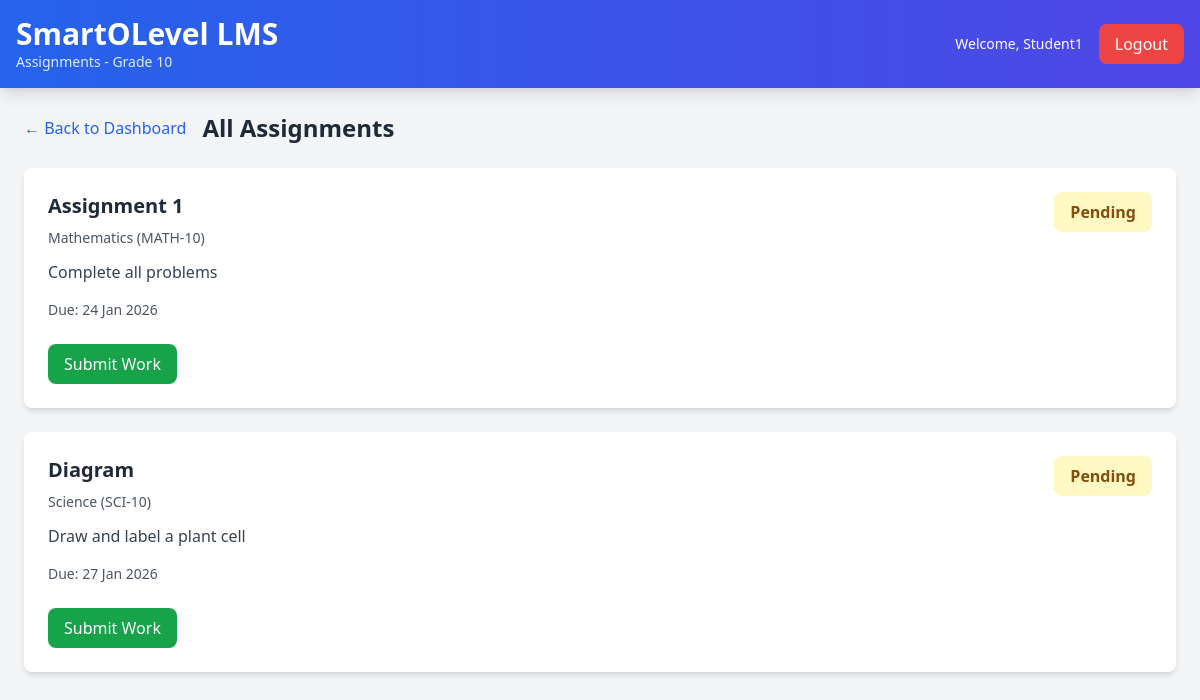
The app's page /student_all_assignments.php (signed in) with its own data.
### tables this page shows
CREATE TABLE assignments (
    assignment_id INT AUTO_INCREMENT PRIMARY KEY,
    subject_id INT NOT NULL,
    teacher_id INT NOT NULL,
    assignment_title VARCHAR(255) NOT NULL,
    description TEXT NULL,
    instructions TEXT NULL,
    file_path VARCHAR(255) NULL,
    total_marks INT NOT NULL,
    due_date DATETIME NOT NULL,
    created_at TIMESTAMP DEFAULT CURRENT_TIMESTAMP,
    is_active BOOLEAN DEFAULT TRUE,
    allow_late_submission BOOLEAN DEFAULT FALSE,
    FOREIGN KEY (subject_id) REFERENCES subjects(subject_id) ON DELETE CASCADE,
    FOREIGN KEY (teacher_id) REFERENCES users(user_id) ON DELETE CASCADE
);

CREATE TABLE subjects (
    subject_id INT AUTO_INCREMENT PRIMARY KEY,
    subject_name VARCHAR(255) NOT NULL,
    subject_code VARCHAR(20) NOT NULL UNIQUE,
    grade_level ENUM('10','11') NOT NULL,
    subject_category ENUM('Language', 'Mathematics', 'Science', 'Social Studies', 'Religion', 'Other') NOT NULL,
    description TEXT NULL,
    is_active BOOLEAN DEFAULT TRUE,
    created_at TIMESTAMP DEFAULT CURRENT_TIMESTAMP
);

### config.php (called while the page is built, shortened)
<?php
function formatDate($date) {
    return date('d M Y', strtotime($date));
}
?>

### student_all_assignments.php (the view, shortened to what this page needs)
<?php
require_once 'config.php';
$student_id = $_SESSION['user_id'];
$student_name = $_SESSION['full_name'];
$grade = $_SESSION['grade'] ?? '10';
$query = "SELECT a.assignment_id, a.assignment_title, a.description, a.file_path, a.due_date, a.total_marks,
                 s.subject_name, s.subject_code,
                 asub.submission_id, asub.submitted_at
          FROM assignments a
          INNER JOIN subjects s ON a.subject_id = s.subject_id
          INNER JOIN student_subjects ss ON s.subject_id = ss.subject_id
          LEFT JOIN assignment_submissions asub ON a.assignment_id = asub.assignment_id AND asub.student_id = ?
          WHERE ss.student_id = ? AND a.is_active = 1 AND s.grade_level = ?
          ORDER BY a.due_date ASC";
$stmt = $conn->prepare($query);
$stmt->bind_param("iis", $student_id, $student_id, $grade);
$stmt->execute();
$assignments = $stmt->get_result();
?>
<!DOCTYPE html>
<html lang="en">
<head>
    <script src="https://cdn.tailwindcss.com"></script>
</head>
<body class="bg-gray-100 min-h-screen">
    <header class="bg-gradient-to-r from-blue-600 to-indigo-600 text-white p-4 shadow-lg">
        <div class="max-w-7xl mx-auto flex justify-between items-center">
            <div>
                <h1 class="text-3xl font-bold">SmartOLevel LMS</h1>
                <p class="text-sm text-blue-100">Assignments - Grade <?php echo htmlspecialchars($grade); ?></p>
            </div>
            <div class="flex items-center gap-4">
                <span class="text-sm">Welcome, <?php echo htmlspecialchars($student_name); ?></span>
                <a href="logout.php" class="px-4 py-2 bg-red-500 text-white rounded-lg hover:bg-red-600 transition">Logout</a>
            </div>
        </div>
    </header>
    <div class="max-w-7xl mx-auto p-6">
        <div class="flex items-center mb-6">
            <a href="student_dashboard.php" class="text-blue-600 hover:underline mr-4">← Back to Dashboard</a>
            <h2 class="text-2xl font-bold text-gray-800">All Assignments</h2>
        </div>
        <?php if ($assignments->num_rows > 0): ?>
            <div class="space-y-6">
                <?php while ($assign = $assignments->fetch_assoc()):
                    $is_submitted = !empty($assign['submission_id']);
                    $is_overdue = strtotime($assign['due_date']) < time() && !$is_submitted;
                ?>
                    <div class="bg-white rounded-lg shadow-md p-6 <?php echo $is_overdue ? 'border-l-4 border-red-500' : ''; ?>">
                        <div class="flex justify-between items-start">
                            <div class="flex-1">
                                <h3 class="font-bold text-xl text-gray-800 mb-2"><?php echo htmlspecialchars($assign['assignment_title']); ?></h3>
                                <p class="text-sm text-gray-600 mb-3">
                                    <?php echo htmlspecialchars($assign['subject_name']); ?> (<?php echo htmlspecialchars($assign['subject_code']); ?>)
                                </p>
                                <?php if ($assign['description']): ?>
                                    <p class="text-gray-700 mb-4"><?php echo nl2br(htmlspecialchars($assign['description'])); ?></p>
                                <?php endif; ?>
                                <p class="text-sm font-medium <?php echo $is_overdue ? 'text-red-600' : 'text-gray-600'; ?>">
                                    Due: <?php echo formatDate($assign['due_date'], true); ?>
                                </p>
                            </div>
                            <div class="ml-6 text-right">
                                <?php if ($is_submitted): ?>
                                    <span class="inline-block px-4 py-2 bg-green-100 text-green-800 rounded-lg font-bold">Submitted</span>
                                    <p class="text-xs text-gray-500 mt-1"><?php echo formatDate($assign['submitted_at']); ?></p>
                                <?php else: ?>
                                    <span class="inline-block px-4 py-2 bg-yellow-100 text-yellow-800 rounded-lg font-bold">Pending</span>
                                <?php endif; ?>
                            </div>
                        </div>
                        <div class="mt-6 flex gap-4">
                            <a href="student_submit_assignment.php?id=<?php echo $assign['assignment_id']; ?>"
                               class="px-4 py-2 <?php echo $is_submitted ? 'bg-gray-400' : 'bg-green-600 hover:bg-green-700'; ?> text-white rounded-lg transition <?php echo $is_submitted ? 'cursor-not-allowed' : ''; ?>"
                               <?php echo $is_submitted ? 'onclick="return false;"' : ''; ?>>
                                <?php echo $is_submitted ? 'Already Submitted' : 'Submit Work'; ?>
                            </a>
                        </div>
                    </div>
                <?php endwhile; ?>
            </div>
        <?php endif; ?>
    </div>
</body>
</html>

### records on screen
assignments: assignment_title "Assignment 1", subject.subject_name "Mathematics", subject.subject_code "MATH-10", description "Complete all problems", due_date "24 Jan 2026"
assignments: assignment_title "Diagram", subject.subject_name "Science", subject.subject_code "SCI-10", description "Draw and label a plant cell", due_date "27 Jan 2026"

### other values on screen
$grade "10"
$student_name "Student1"
